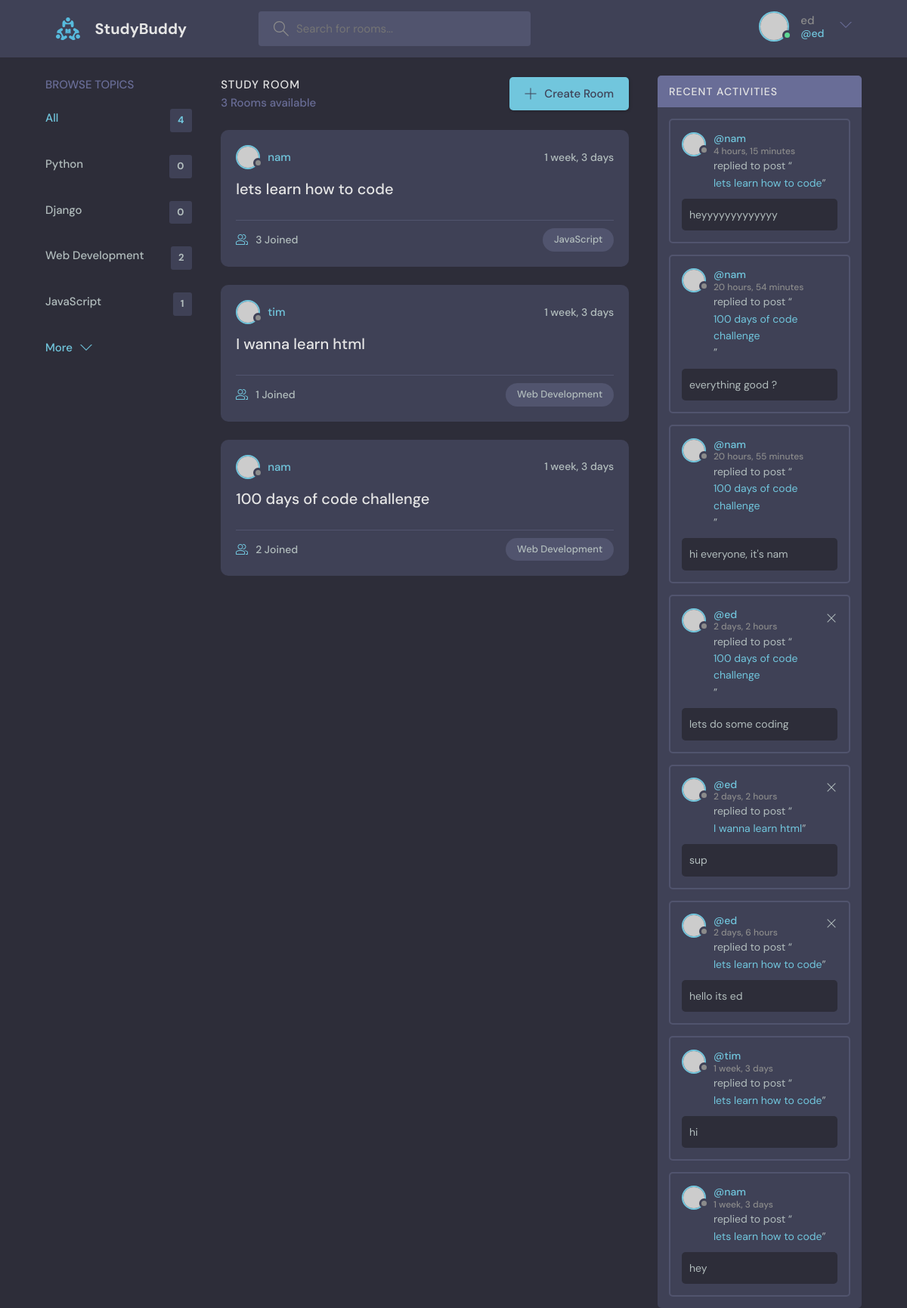
Screenshot of / (signed in) with the database file from the repository.
### base/models.py (models this page shows, shortened)
class Topic(models.Model):
    name = models.CharField(max_length=200)

class Room(models.Model):
    host = models.ForeignKey(User, on_delete=models.SET_NULL, null=True)
    topic = models.ForeignKey(Topic, on_delete=models.SET_NULL, null=True)
    name = models.CharField(max_length=200)
    description = models.TextField(null=True, blank=True)
    participants = models.ManyToManyField(User, related_name='participants', blank=True)
    updated = models.DateTimeField(auto_now=True)
    created = models.DateTimeField(auto_now_add=True)
    class Meta:
        ordering = ['-updated', '-created']
    def __str__(self):
        return self.name

class Message(models.Model):
    user = models.ForeignKey(User, on_delete=models.CASCADE)
    room = models.ForeignKey(Room, on_delete=models.CASCADE)
    body = models.TextField()
    updated = models.DateTimeField(auto_now=True)
    created = models.DateTimeField(auto_now_add=True)
    class Meta:
        ordering = ['-updated', '-created']
    def __str__(self):
        return self.body[:50]

### base/views.py (the view)
# urls.py: path('', views.home, name="home"),
def home(request):
    q = request.GET.get('q') if request.GET.get('q') != None else ''
    rooms = Room.objects.filter(
        Q(topic__name__icontains=q) |
        Q(name__icontains=q) |
        Q(description__icontains=q)
    )
    topics = Topic.objects.all()
    room_count = rooms.count()
    room_messages = Message.objects.filter(Q(room__topic__name__icontains=q))
    context = {
        'rooms' : rooms,
        'topics': topics,
        'room_count' : room_count,
        'room_messages': room_messages,
    }
    return render(request, 'base/home.html', context)

### base/templates/base/home.html (shortened to what this page needs)
{% extends 'main.html' %}
{% block content %}
    <main class="layout layout--3">
      <div class="container">
        {% include 'base/topics_component.html' %}
        <div class="roomList">
          <div class="roomList__header">
            <div>
              <h2>Study Room</h2>
              <p>{{room_count}} Rooms available</p>
            </div>
            <a class="btn btn--main" href="{% url 'create-room' %}">
              <svg version="1.1" xmlns="http://www.w3.org/2000/svg" width="32" height="32" viewBox="0 0 32 32">
                <title>add</title>
                <path
                  d="M16.943 0.943h-1.885v14.115h-14.115v1.885h14.115v14.115h1.885v-14.115h14.115v-1.885h-14.115v-14.115z"
                ></path>
              </svg>
              Create Room
            </a>
          </div>
          {% include 'base/feed_component.html' %}
        </div>
        {% include 'base/activity_component.html' %}
      </div>
    </main>
{% endblock content %}

### templates/navbar.html (shortened to what this page needs)
{% load static %}
<header class="header header--loggedIn">
    <div class="container">
      <a href="{% url 'home' %}" class="header__logo">
        <img src="{% static 'images/logo.svg' %}" />
        <h1>StudyBuddy</h1>
      </a>
      <form class="header__search" method="GET" action="{% url 'home' %}">
        <label>
          <input name="q" placeholder="Search for rooms..." />
        </label>
      </form>
      <nav class="header__menu">
        {% if request.user.is_authenticated %}
            <div class="header__user">
            <a href="{% url 'user-profile' request.user.id %}">
                <div class="avatar avatar--medium active">
                <img src="https://randomuser.me/api/portraits/men/37.jpg" />
                </div>
                <p>{{request.user.username}}<span>@{{request.user.username}}</span></p>
            </a>
            <button class="dropdown-button">
                <svg version="1.1" xmlns="http://www.w3.org/2000/svg" width="32" height="32" viewBox="0 0 32 32">
                <title>chevron-down</title>
                <path d="M16 21l-13-13h-3l16 16 16-16h-3l-13 13z"></path>
                </svg>
            </button>
            </div>
        {% else %}
            <a href="{% url 'login' %}">
                <img src="{% static 'images/avatar.svg' %}" />
                <p>Login</p>
            </a>
        {% endif %}
      </nav>
    </div>
  </header>

### base/templates/base/topics_component.html
<div class="topics">
    <div class="topics__header">
      <h2>Browse Topics</h2>
    </div>
    <ul class="topics__list">
      <li>
        <a href="{% url 'home' %}" class="active">All <span>{{topics.count}}</span></a>
      </li>
      {% for topic in topics %}
      <li>
        <a href="{% url 'home' %}?q={{topic.name}}">{{topic.name}}<span>{{topic.room_set.all.count}}</span></a>
      </li>
      {% endfor %}
    </ul>
    <a class="btn btn--link" href="topics.html">
      More
      <svg version="1.1" xmlns="http://www.w3.org/2000/svg" width="32" height="32" viewBox="0 0 32 32">
        <title>chevron-down</title>
        <path d="M16 21l-13-13h-3l16 16 16-16h-3l-13 13z"></path>
      </svg>
    </a>
</div>

### base/templates/base/feed_component.html (shortened to what this page needs)
{% for room in rooms %}
    <div class="roomListRoom">
        <div class="roomListRoom__header">
        <a href="{% url 'user-profile' room.host.id %}" class="roomListRoom__author">
            <div class="avatar avatar--small">
            <img src="https://randomuser.me/api/portraits/women/11.jpg" />
            </div>
            <span>{{room.host.username}}</span>
        </a>
        <div class="roomListRoom__actions">
            <span>{{room.created|timesince}}</span>
        </div>
        </div>
        <div class="roomListRoom__content">
        <a href="{% url 'room' room.id %}">{{room.name}}</a>
        </div>
        <div class="roomListRoom__meta">
        <a href="{% url 'room' room.id %}" class="roomListRoom__joined">
            {{room.participants.all.count}} Joined
        </a>
        <p class="roomListRoom__topic">{{room.topic.name}}</p>
        </div>
    </div>
{% endfor %}

### base/templates/base/activity_component.html
<div class="activities">
    <div class="activities__header">
      <h2>Recent Activities</h2>
    </div>
    {% for message in room_messages %}
        <div class="activities__box">
            <div class="activities__boxHeader roomListRoom__header">
                <a href="{% url 'user-profile' message.user.id %}" class="roomListRoom__author">
                <div class="avatar avatar--small">
                    <img src="https://randomuser.me/api/portraits/women/11.jpg" />
                </div>
                <p>
                    @{{message.user}}
                    <span>{{message.created|timesince}}</span>
                </p>
                </a>
                {% if request.user == message.user %}
                    <div class="roomListRoom__actions">
                    <a href="{% url 'delete-message' message.id %}">
                        <svg version="1.1" xmlns="http://www.w3.org/2000/svg" width="32" height="32" viewBox="0 0 32 32">
                        <title>remove</title>
                        <path
                            d="M27.314 6.019l-1.333-1.333-9.98 9.981-9.981-9.981-1.333 1.333 9.981 9.981-9.981 9.98 1.333 1.333 9.981-9.98 9.98 9.98 1.333-1.333-9.98-9.98 9.98-9.981z"
                        ></path>
                        </svg>
                    </a>
                    </div>
                {% endif %}
            </div>
            <div class="activities__boxContent">
                <p>replied to post “<a href="{% url 'room' message.room.id %}">{{message.room.name}}</a>”</p>
                <div class="activities__boxRoomContent">
                {{message.body}}
                </div>
            </div>
        </div>
    {% endfor %}
</div>

### rows the page displays
Topic: name "Python", room_set.all.count "0"
Topic: name "Django", room_set.all.count "0"
Topic: name "Web Development", room_set.all.count "2"
Topic: name "JavaScript", room_set.all.count "1"
Room: host.username "nam", created "1 week, 3 days", name "lets learn how to code", participants.all.count "3", topic.name "JavaScript"
Room: host.username "tim", created "1 week, 3 days", name "I wanna learn html", participants.all.count "1", topic.name "Web Development"
Room: host.username "nam", created "1 week, 3 days", name "100 days of code challenge", participants.all.count "2", topic.name "Web Development"
Message: user "nam", created "4 hours, 15 minutes", room.name "lets learn how to code", body "heyyyyyyyyyyyyy"
Message: user "nam", created "20 hours, 54 minutes", room.name "100 days of code challenge", body "everything good ?"
Message: user "nam", created "20 hours, 55 minutes", room.name "100 days of code challenge", body "hi everyone, it's nam"
Message: user "ed", created "2 days, 2 hours", room.name "100 days of code challenge", body "lets do some coding"
Message: user "ed", created "2 days, 2 hours", room.name "I wanna learn html", body "sup"
Message: user "ed", created "2 days, 6 hours", room.name "lets learn how to code", body "hello its ed"
Message: user "tim", created "1 week, 3 days", room.name "lets learn how to code", body "hi"
Message: user "nam", created "1 week, 3 days", room.name "lets learn how to code", body "hey"

### other values shown
{{ request.user.username }} "ed"
{{ topics.count }} "4"
{{ room_count }} "3"
